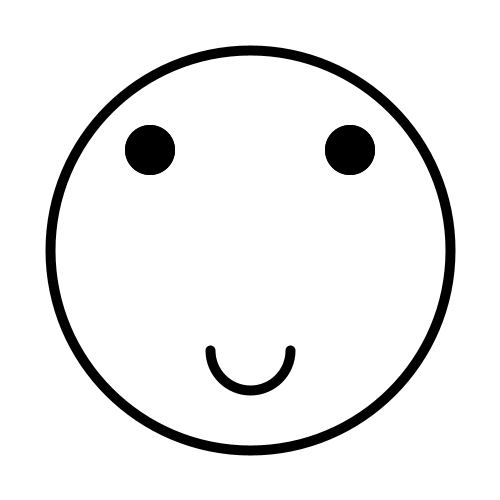
Frame 1 (no input)
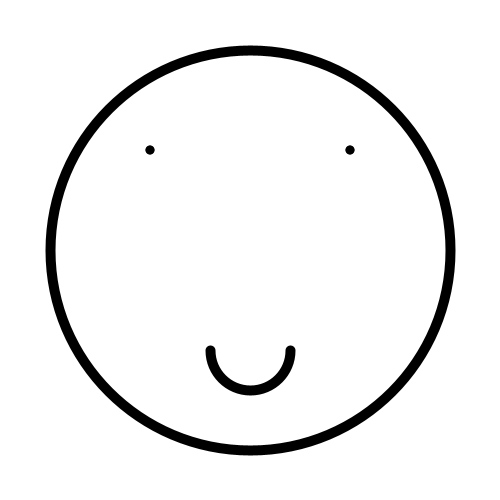
Frame 60 (the mouse pressed at the canvas centre just before this capture)
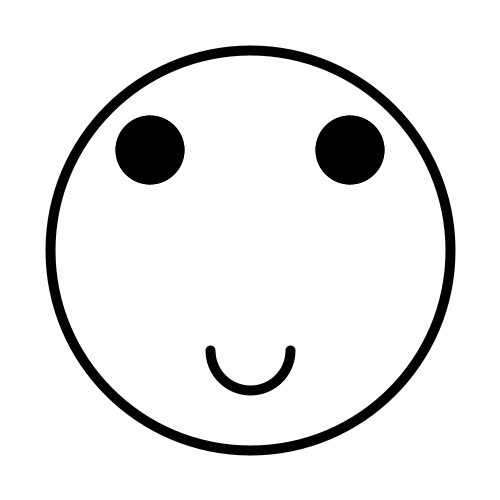
Frame 120 (the mouse held since frame 60 and released just before this capture)

The Processing sketch that drew these frames (run headless with seeded random() and noise(); from frame 60 on, the mouse is pressed at the canvas centre):

// Processing sketch: E1
// ── E1.pde
int x =50;
int i =-50;
void setup()
{
  size(500, 500);
  background(255);

}

void draw()
{
  background(255);
  
  noStroke();
  fill(0);
  ellipse(150,150,x,x);
  ellipse(350,150,x,x);
  ellipse(150,150,i,i);
  ellipse(350,150,i,i);
  x--;
  i++;
  
  noFill();
  stroke(0);
  strokeWeight(10);
  ellipse(250, 250, 400, 400);

  arc(250, 350, 80, 80, 0, PI);
}
